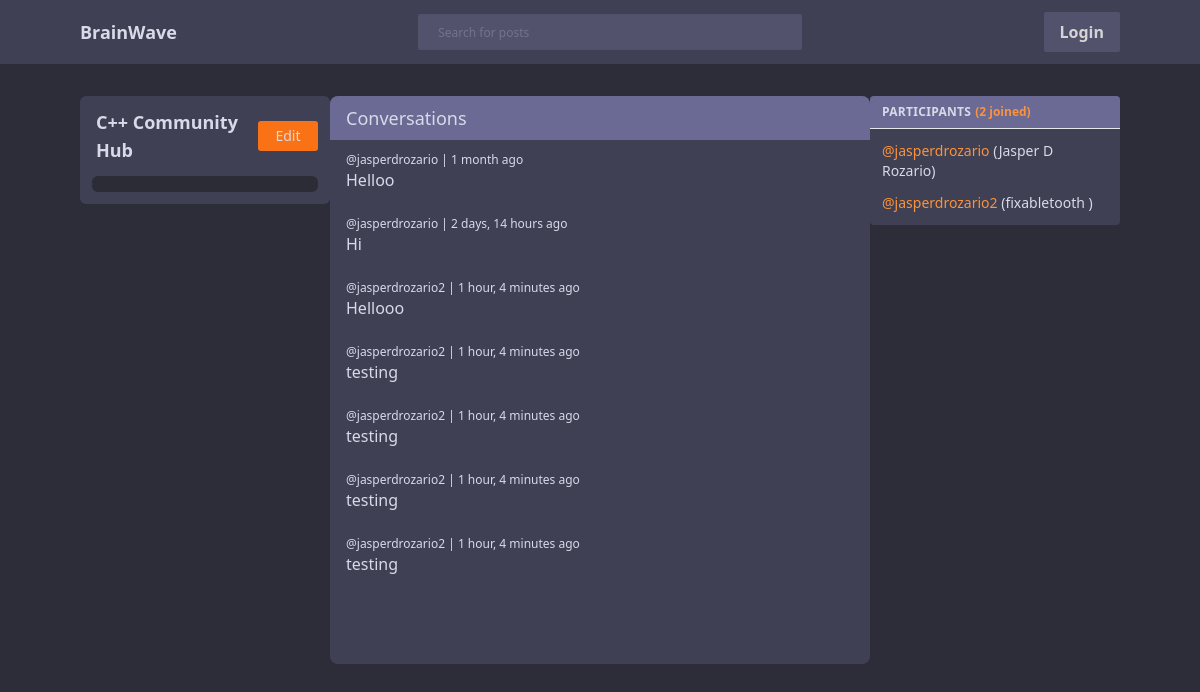
/room/14/, run on the app's committed database.
### base/models.py (models this page shows, shortened)
class Room(models.Model):
    host = models.ForeignKey(User, on_delete=models.SET_NULL, null=True)
    topic = models.ForeignKey(Topic, on_delete=models.SET_NULL, related_name='rooms', null=True)
    name = models.CharField(max_length=200)
    description = models.TextField(null=True, blank=True, max_length=100)
    participants = models.ManyToManyField(User, related_name='participants', blank=True)
    updated = models.DateTimeField(auto_now=True)
    created = models.DateTimeField(auto_now_add=True)
    class Meta:
        ordering = ['-updated', '-created']

class Message(models.Model):
    user = models.ForeignKey(User, on_delete=models.CASCADE)
    room = models.ForeignKey(Room, on_delete=models.CASCADE)
    body = models.TextField(max_length=1000)
    updated = models.DateTimeField(auto_now=True)
    created = models.DateTimeField(auto_now_add=True)
    class Meta:
        ordering = ['-updated', '-created']
    def __str__(self):
        return self.body[0:50]

### base/views.py (the view, shortened to what this page needs)
# urls.py: path('room/<str:pk>/', views.room, name='room'),
def room(request, pk):
  room = Room.objects.get(id=pk)
  participants = room.participants.all()
  participant_count = participants.count()
  room_messages = room.message_set.order_by('updated', 'created')
  context = {'room': room, 'room_messages': room_messages, 'participants': participants, 'participant_count': participant_count}
  return render(request, 'base/room.html', context)

### base/templates/base/room.html
{% extends 'main.html' %} {% block content %}
<div class="flex justify-center">
  <div class="fixed left-[5rem] w-[250px]">
    {% include 'base/room_details_component.html' %}
  </div>
  <div class="flex-none overflow-hidden rounded-lg mx-auto h-[35.5rem] w-[45%]">
    {% include 'base/conversation_component.html' %}
  </div>
  <div class="fixed right-[5rem] w-[250px]">
    {% include 'base/participants_component.html' %}
  </div>
</div>
{% endblock %}

### base/templates/base/room_details_component.html (shortened to what this page needs)
<div class="rounded-md p-3 bg-theme-secondary">
  <div class="flex justify-between items-center mb-3">
    <div class="pl-1">
      <p class="text-subtle-white font-semibold text-lg">{{room.name}}</p>
    </div>
    <a href="{% url 'home' %}">
      <div
        class="flex p-1 bg-orange-500 justify-center items-center h-[30px] w-[60px] rounded-[3px]"
      >
        <p class="text-sm font-medium text-subtle-white">Edit</p>
      </div>
    </a>
  </div>
  <div class="rounded-md p-2 bg-[#2C2C37]"></div>
</div>

### base/templates/base/conversation_component.html (shortened to what this page needs)
<div class="relative h-full bg-theme-secondary text-subtle-white">
  <div class="px-4 py-2 bg-light-lavender">
    <h3 class="text-lg">Conversations</h3>
  </div>
  <div id="scrollableDiv" class="relative overflow-y-auto h-[82%] px-4 pt-3">
    {% for message in room_messages %}
    <div>
      <p class="text-xs">
        <a href="{% url 'user-profile' message.user.id %}">@{{message.user}}</a>
        | {{message.created|timesince}} ago
      </p>
      <p>{{message}}</p>
      <br />
    </div>
    {% endfor %}
  </div>
</div>

### base/templates/base/participants_component.html (shortened to what this page needs)
<div class="overflow-y-auto scrollbar-thin rounded bg-theme-secondary">
  <div class="flex font-bold text-xs px-3 py-2 bg-light-lavender">
    <p class="text-subtle-white bg-light-lavender mr-1 tracking-wide">
      PARTICIPANTS
    </p>
    <p class="text-orange-400">({{participant_count}} joined)</p>
  </div>
  <hr />
  {% for participant in participants %}
  <div class="m-3">
    <p class="text-sm text-subtle-white">
      <a
        href="{% url 'user-profile' participant.id %}"
        class="text-sm text-orange-400"
      >
        @{{participant}}
      </a>
      ({{participant.first_name}} {{participant.last_name}})
    </p>
  </div>
  {% endfor %}
</div>

### static/styles/main.css (style rules this page uses)
html, :host { line-height: 1.5; -webkit-text-size-adjust: 100%; -moz-tab-size: 4; -o-tab-size: 4; tab-size: 4; font-family: ui-sans-serif, system-ui, sans-serif, "Apple Color Emoji", "Segoe UI Emoji", "Segoe UI Symbol", "Noto Color Emoji"; font-feature-settings: normal; font-variation-settings: normal; -webkit-tap-highlight-color: transparent; }
body { margin: 0; line-height: inherit; }
hr { height: 0; color: inherit; border-top-width: 1px; }
h1, h2, h3, h4, h5, h6 { font-size: inherit; font-weight: inherit; }
a { color: inherit; text-decoration: inherit; }
blockquote, dl, dd, h1, h2, h3, h4, h5, h6, hr, figure, p, pre { margin: 0; }
* { scrollbar-color: initial; scrollbar-width: initial; }
.fixed { position: fixed; }
.relative { position: relative; }
.left-\[5rem\] { left: 5rem; }
.right-\[5rem\] { right: 5rem; }
.m-3 { margin: 0.75rem; }
.mx-auto { margin-left: auto; margin-right: auto; }
.mb-3 { margin-bottom: 0.75rem; }
.mr-1 { margin-right: 0.25rem; }
.flex { display: flex; }
.h-\[30px\] { height: 30px; }
.h-\[35\.5rem\] { height: 35.5rem; }
.h-\[82\%\] { height: 82%; }
.h-full { height: 100%; }
.w-\[250px\] { width: 250px; }
.w-\[45\%\] { width: 45%; }
.w-\[60px\] { width: 60px; }
.flex-none { flex: none; }
.items-center { align-items: center; }
.justify-center { justify-content: center; }
.justify-between { justify-content: space-between; }
.overflow-hidden { overflow: hidden; }
.overflow-y-auto { overflow-y: auto; }
.rounded { border-radius: 0.25rem; }
.rounded-\[3px\] { border-radius: 3px; }
.rounded-lg { border-radius: 0.5rem; }
.rounded-md { border-radius: 0.375rem; }
.bg-\[\#2C2C37\] { --tw-bg-opacity: 1; background-color: rgb(44 44 55 / var(--tw-bg-opacity)); }
.bg-light-lavender { --tw-bg-opacity: 1; background-color: rgb(106 106 149 / var(--tw-bg-opacity)); }
.bg-orange-500 { --tw-bg-opacity: 1; background-color: rgb(249 115 22 / var(--tw-bg-opacity)); }
.bg-theme-primary { --tw-bg-opacity: 1; background-color: rgb(44 45 56 / var(--tw-bg-opacity)); }
.bg-theme-secondary { --tw-bg-opacity: 1; background-color: rgb(63 64 84 / var(--tw-bg-opacity)); }
.p-1 { padding: 0.25rem; }
.p-2 { padding: 0.5rem; }
.p-3 { padding: 0.75rem; }
.px-3 { padding-left: 0.75rem; padding-right: 0.75rem; }
.px-4 { padding-left: 1rem; padding-right: 1rem; }
.py-2 { padding-top: 0.5rem; padding-bottom: 0.5rem; }
.pl-1 { padding-left: 0.25rem; }
.pt-\[6rem\] { padding-top: 6rem; }
.pt-3 { padding-top: 0.75rem; }
.text-lg { font-size: 1.125rem; line-height: 1.75rem; }
.text-sm { font-size: 0.875rem; line-height: 1.25rem; }
.text-xs { font-size: 0.75rem; line-height: 1rem; }
.font-bold { font-weight: 700; }
.font-medium { font-weight: 500; }
.font-semibold { font-weight: 600; }
.tracking-wide { letter-spacing: 0.025em; }
.text-orange-400 { --tw-text-opacity: 1; color: rgb(251 146 60 / var(--tw-text-opacity)); }
.text-subtle-white { --tw-text-opacity: 1; color: rgb(216 218 232 / var(--tw-text-opacity)); }
.subpixel-antialiased { -webkit-font-smoothing: auto; -moz-osx-font-smoothing: auto; }
.scrollbar-thin { scrollbar-width: thin; scrollbar-color: var(--scrollbar-thumb, initial) var(--scrollbar-track, initial); }

### data on the page
Room: name "C++ Community Hub"
Message: user "jasperdrozario", created "1 month", body "Helloo"
Message: user "jasperdrozario", created "2 days, 14 hours", body "Hi"
Message: user "jasperdrozario2", created "1 hour, 4 minutes", body "Hellooo"
Message: user "jasperdrozario2", created "1 hour, 4 minutes", body "testing"
Message: user "jasperdrozario2", created "1 hour, 4 minutes", body "testing"
Message: user "jasperdrozario2", created "1 hour, 4 minutes", body "testing"
Message: user "jasperdrozario2", created "1 hour, 4 minutes", body "testing"

### other printed values
{{ participant_count }} "2"
{{ participant }} "jasperdrozario"
{{ participant.first_name }} "Jasper"
{{ participant.last_name }} "D Rozario"
{{ participant }} "jasperdrozario2"
{{ participant.first_name }} "fixabletooth"
